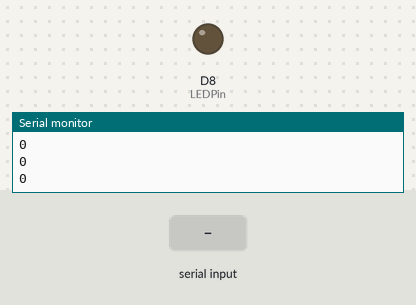
Recording of a sketch running on a simulated ESP8266 (NodeMCU). Parts: output pins drawn as LEDs (lit = HIGH), the last lines printed to the serial monitor. The inputs (shaded band) are chosen by the test bench.

Above: at 1.2 s.
1.3 s: "90,45\n" received over Serial
At 2.5 s:
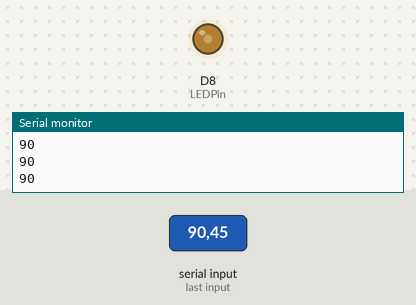
2.8 s: "30,150\n" received over Serial
At 3.8 s:
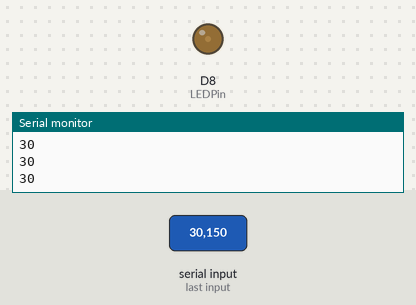
4.3 s: "200\n" received over Serial
At 5.0 s:
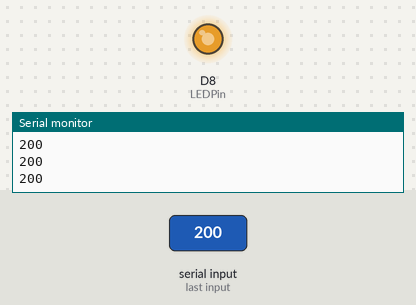
5.8 s: "90\n" received over Serial
At 6.2 s:
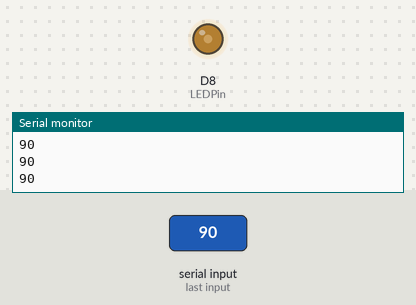
Timing chart, 0 to 8.3 s (numbered marks = the images above; inputs shaded):
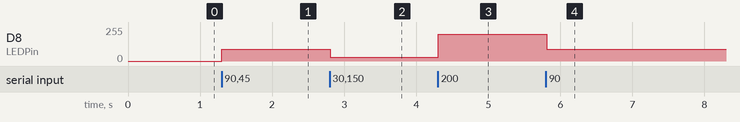

Measured:
- after the input at 1.3 s, D8 (LEDPin): 0/255 → 90/255 at once
- after the input at 2.8 s, D8 (LEDPin): 90/255 → 30/255 at once
- after the input at 4.3 s, D8 (LEDPin): 30/255 → 200/255 at once
- after the input at 5.8 s, D8 (LEDPin): 200/255 → 90/255 at once

The sketch:

hw5.ino
```cpp
//Arduno D3腳位
int LEDPin = D8;
String number = "" ;
int i = 0 ;
long pwm_val ;

void setup()
{
  //各協定通訊初始化
  Serial.begin(9600);
  pinMode(LEDPin, OUTPUT);
}

void loop()
{
  //執行command副函式
  command();
}

long command() {
  while (Serial.available()) {
    if (i == 0) {
      number = "";
    }
    // 扣除ASCII碼值
    number += Serial.read() - 48;
    i++;
  }
  // 字串轉換成整數值
  pwm_val = number.toInt();
  i = 0 ;

  Serial.println(pwm_val);

  //PWM控制LED
  analogWrite(LEDPin, (pwm_val));
  delay(100);
}
```
